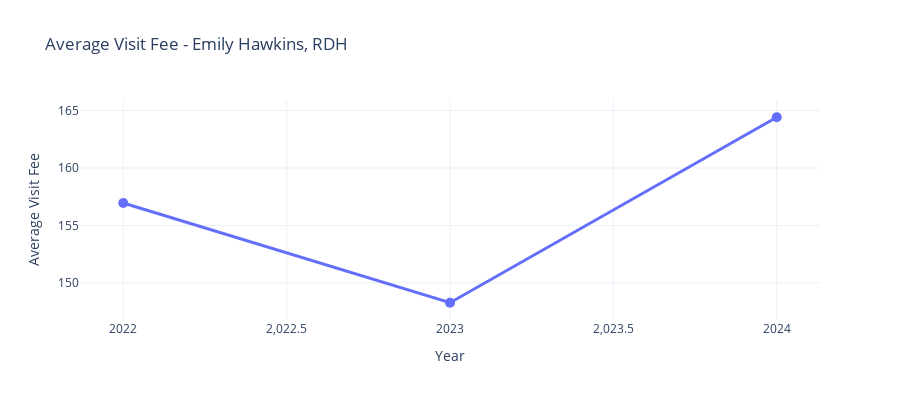

Notebook code cell kept with this figure:
### Code cell
# Load data with the new CSV files
practice_data = DentalPracticeData(
    productivity_csv="CSVs/productivity_2022_2025_all.csv",
    taxes_sde_csv="CSVs/Taxes_addback_analysis_all.csv",
    pnl_sde_csv="CSVs/P&L_2022_2025_addbacks.csv"
)

# Test various questions - the LLM will handle them all
test_questions = [
    "What is the average visit fee for Emily Hawkins, RDH?"
]

# Other questions you can test:
#"What is the average visit fee for Emily Hawkins, RDH?",
#"Show me the productivity trend for Peter S. Chang, DDS",
#"What are the collection rates for Michele Chiafulio-Zasada, RDH?",
#"How many patients did Harvey Seybold, DDS see?",
#"What is the total production for Farah Rahman, RDH?"
#"What is our current SDE and what does it mean for valuation?"
#"Break down the SDE components for me"
#"Why is the practice showing negative SDE?"

for q in test_questions:
    print(f"\n{'='*60}")
    print(f"Question: {q}")
    result = process_question_with_visualizations(q, practice_data)
    print(f"\nAnswer: {result['answer'][:5000]}")

### Figure 1 — Plotly figure (JSON) as saved in the notebook; plotly's stock layout.template omitted (floating-point values rounded to 4 significant figures)
{"data": [{"line": {"width": 3}, "marker": {"size": 10}, "mode": "lines+markers", "text": ["$156.95", "$148.26", "$164.42"], "textposition": "top center", "type": "scatter", "x": [2022, 2023, 2024], "y": [156.9, 148.3, 164.4]}], "layout": {"height": 400, "title": {"text": "Average Visit Fee - Emily Hawkins, RDH"}, "xaxis": {"title": {"text": "Year"}}, "yaxis": {"title": {"text": "Average Visit Fee"}}}}
